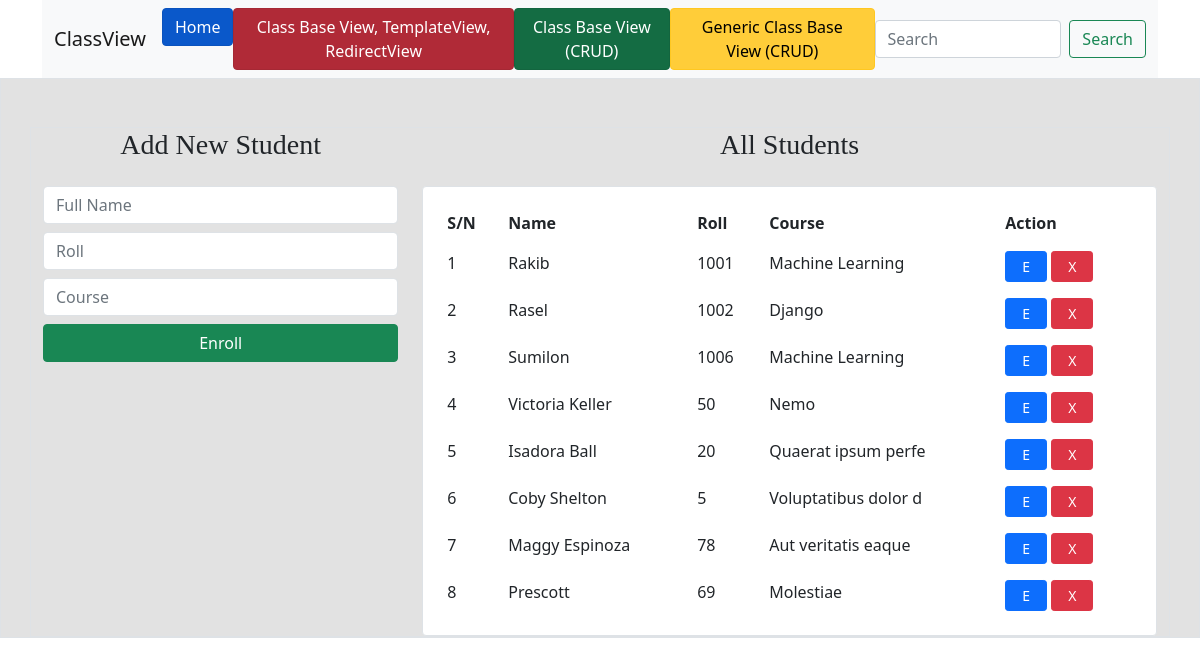
The page /student/ on the database its author committed.
### app/models.py (models this page shows, shortened)
class Student(models.Model):
    name = models.CharField(max_length=20)
    roll = models.IntegerField()
    course = models.CharField(max_length=20)

### app/views.py (the view, shortened to what this page needs)
# urls.py: path('student/', Student_View.as_view(), name="Student_View"),
class Student_View(TemplateView):
    template_name = "app/student_list.html"
    def get_context_data(self, **kwargs):
        data = super().get_context_data(**kwargs)
        std = Student.objects.all()
        data ={
            "std": std,
        }
        return data

### app/templates/app/student_list.html (shortened to what this page needs)
{% extends "home.html" %}
{% block body %}
    <section class="intro">
      <div class="bg-image h-100 border" style="background-color: #e2e2e2;">
          <div class="mask d-flex mt-5 h-100">
              <div class="container border">
                  <div class="row justify-content-center">
                      <div class="col-lg-4 col-md-12 col-sm-12">
                        {% if std_edit %}
                          <h1 class="text-center mb-4 fs-3 fw-light" style="font-family: poppins;">Update Student Information</h1>
                        {% else %}
                          <h1 class="text-center mb-4 fs-3 fw-light" style="font-family: poppins;">Add New Student</h1>
                        {% endif %}
                        {% if std_edit %}
                            {% for e in std_edit %}
                            <form class="form-group" method="POST">
                                {% csrf_token %}
                                <input type="hidden" id="stuid" name="stuid">
                                <input type="text" name="name" id="name" class="form-control mb-2 border"
                                        placeholder="Full Name" value="{{e.name}}">
                                <input type="number" name="roll" id="roll" class="form-control mb-2 border"
                                        placeholder="Roll" value="{{e.roll}}">
                                <input type="text" name="course" id="course" class="form-control mb-2 border"
                                        placeholder="Course" value="{{e.course}}">
                                <button type="submit" class="btn w-100 btn-success">Enroll</button>
                            </form>
                            {%endfor %}
                        {% else %}
                          <form class="form-group" method="POST">
                              <input type="text" name="name" id="name" class="form-control mb-2 border"
                                     placeholder="Full Name">
                              <input type="number" name="roll" id="roll" class="form-control mb-2 border"
                                     placeholder="Roll">
                              <input type="text" name="course" id="course" class="form-control mb-2 border"
                                     placeholder="Course">
                              <button type="submit" class="btn w-100 btn-success">Enroll</button>
                          </form>
                        {% endif %}
                      </div>
                      <div class="col-lg-8 col-md-12 col-sm-12">
                          <h1 class="text-center mb-4 fs-3 fw-light" style="font-family: poppins;">All Students</h1>
                          <div class="card shadow-2-strong border" style="background-color: #ffffff;">
                              <div class="card-body">
                                  <div class="table-responsive">
                                      <table class="table table-borderless mb-0">
                                          <thead>
                                          <tr>
                                              <th scope="col">S/N</th>
                                              <th scope="col">Name</th>
                                              <th scope="col">Roll</th>
                                              <th scope="col">Course</th>
                                              <th scope="col">Action</th>
                                          </tr>
                                          </thead>
                                          <tbody id="tbody">
                                          {% for s in std %}
                                          <tr>
                                              <td>{{forloop.counter}}</td>
                                              <td id="s_name">{{s.name}}</td>
                                              <td id="s_email">{{s.roll}}</td>
                                              <td id="s_subject">{{s.course}}</td>
                                              <td>
                                                  <a type="button" class="btn btn-primary btn-sm btn-edit px-3" href="{% url 'EditStudentView' s.id %}">E</a>
                                                  <a type="button" class="btn btn-danger btn-sm btn-del px-3 remove-std" href="{% url 'DeleteStudent' s.id %}">X</a>
                                              </td>
                                          </tr>
                                          {% endfor %}
                                          </tbody>
                                      </table>
                                  </div>
                              </div>
                          </div>
                      </div>
                  </div>
              </div>
          </div>
      </div>
  </section>
    {% endblock body %}

### rows shown on the page
Student: name "Rakib", roll "1001", course "Machine Learning"
Student: name "Rasel", roll "1002", course "Django"
Student: name "Sumilon", roll "1006", course "Machine Learning"
Student: name "Victoria Keller", roll "50", course "Nemo"
Student: name "Isadora Ball", roll "20", course "Quaerat ipsum perfe"
Student: name "Coby Shelton", roll "5", course "Voluptatibus dolor d"
Student: name "Maggy Espinoza", roll "78", course "Aut veritatis eaque"
Student: name "Prescott", roll "69", course "Molestiae"
